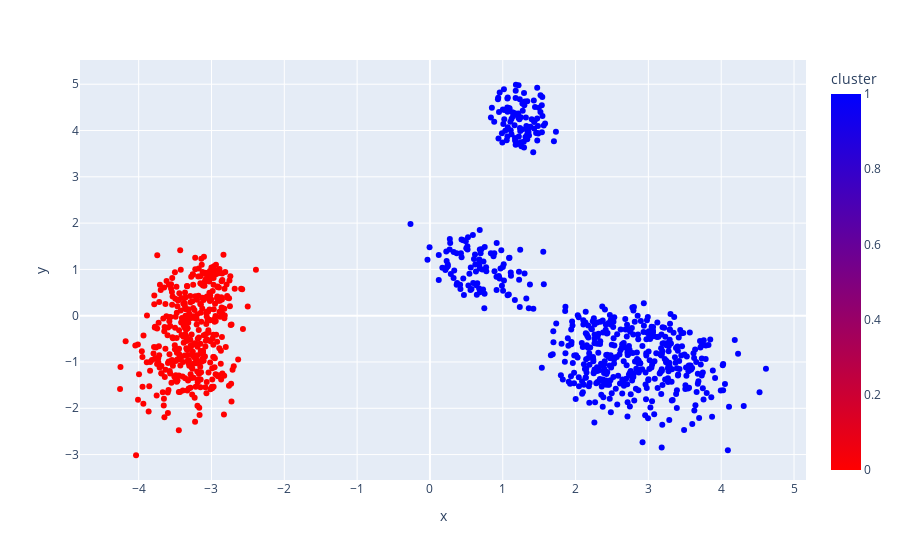

The code cell stored with this chart in its notebook:
### Code cell
info_plataformas = ['platform', 'water_depth', 'type_of_production (1 oil and gas; 2 oil; 3 gas)', 'number_of_piles']

colors = ['red', 'blue']

grafico_kmeans = px.scatter(df_ruido, x=df_pca_ruido[:, 0], y=df_pca_ruido[:, 1], color='cluster', hover_data=info_plataformas, color_continuous_scale=colors)

grafico_kmeans.show()

### Figure 1 — Plotly figure (JSON) as saved in the notebook; plotly's stock layout.template omitted (floating-point values rounded to 4 significant figures; data arrays with more than 128 entries replaced by an {"elided": "..."} marker saying what was removed)
{"data": [{"customdata": {"elided": "1000x4 int values"}, "hovertemplate": "x=%{x}<br>y=%{y}<br>platform=%{customdata[0]}<br>water_depth=%{customdata[1]}<br>type_of_production (1 oil and gas; 2 oil; 3 gas)=%{customdata[2]}<br>number_of_piles=%{customdata[3]}<br>cluster=%{marker.color}<extra></extra>", "legendgroup": "", "marker": {"color": {"elided": "1000 int values"}, "coloraxis": "coloraxis", "symbol": "circle"}, "mode": "markers", "name": "", "orientation": "v", "showlegend": false, "type": "scatter", "x": {"elided": "1000 float values"}, "xaxis": "x", "y": {"elided": "1000 float values"}, "yaxis": "y"}], "layout": {"coloraxis": {"colorbar": {"title": {"text": "cluster"}}, "colorscale": [[0, "red"], [1, "blue"]]}, "legend": {"tracegroupgap": 0}, "margin": {"t": 60}, "xaxis": {"anchor": "y", "domain": [0, 1], "title": {"text": "x"}}, "yaxis": {"anchor": "x", "domain": [0, 1], "title": {"text": "y"}}}}
